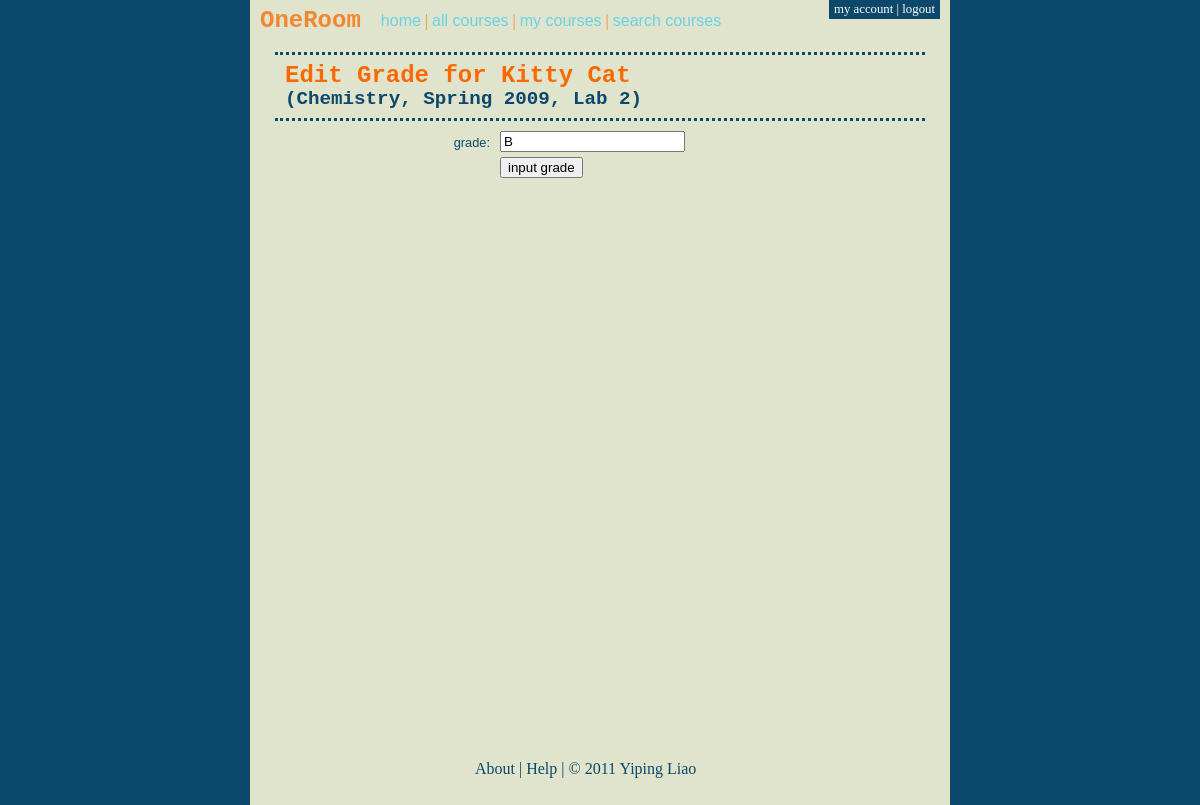
Screenshot of /grade_edit.php?assignment_id=8&course_id=5&student_id=6 (signed in) with the database file from the repository.
### tables this page shows
CREATE TABLE `oneroom_users` (
  `id` int(11) NOT NULL AUTO_INCREMENT,
  `first_name` varchar(30) NOT NULL,
  `last_name` varchar(30) NOT NULL,
  `username` varchar(20) DEFAULT NULL,
  `email` varchar(50) NOT NULL,
  `user_type` enum('teacher','student') NOT NULL,
  `password` varchar(40) NOT NULL,
  PRIMARY KEY (`id`)
);

CREATE TABLE `courses` (
  `course_id` int(11) NOT NULL AUTO_INCREMENT,
  `name` varchar(50) DEFAULT NULL,
  `year` char(4) DEFAULT NULL,
  `semester` varchar(10) DEFAULT NULL,
  `passcode` varchar(40) DEFAULT NULL,
  PRIMARY KEY (`course_id`)
);

CREATE TABLE `assignments` (
  `assignment_id` int(11) NOT NULL AUTO_INCREMENT,
  `name` varchar(35) DEFAULT NULL,
  `due_date` date DEFAULT NULL,
  `course_id` int(11) DEFAULT NULL,
  PRIMARY KEY (`assignment_id`),
  KEY `course_id` (`course_id`),
  CONSTRAINT `assignments_ibfk_1` FOREIGN KEY (`course_id`) REFERENCES `courses` (`course_id`) ON DELETE CASCADE
);

CREATE TABLE `grades` (
  `grade_id` int(11) NOT NULL AUTO_INCREMENT,
  `grade` varchar(15) DEFAULT NULL,
  `assignment_id` int(11) DEFAULT NULL,
  `student_id` int(11) DEFAULT NULL,
  PRIMARY KEY (`grade_id`),
  KEY `student_id` (`student_id`),
  KEY `assignment_id` (`assignment_id`),
  CONSTRAINT `grades_ibfk_3` FOREIGN KEY (`assignment_id`) REFERENCES `assignments` (`assignment_id`) ON DELETE CASCADE,
  CONSTRAINT `grades_ibfk_2` FOREIGN KEY (`student_id`) REFERENCES `oneroom_users` (`id`)
);

### utils.php (called while the page is built, shortened)
<?php
  function get_user_full_name($dbc, $user_id) {
    $query = "SELECT first_name, last_name FROM oneroom_users WHERE
              id = '$user_id'";
    $result = mysqli_query($dbc, $query) or redirect('500.php');
    if (mysqli_num_rows($result) == 1) {
      $row = mysqli_fetch_array($result);
    } else {
      redirect('500.php');
    }
    $user_full_name = array();
    $user_full_name['first_name'] = $row['first_name'];
    $user_full_name['last_name'] = $row['last_name'];
    return $user_full_name;
  }
  function get_course_full_name($dbc, $course_id) {
    $query = "SELECT name, semester, year FROM courses WHERE
              course_id = '$course_id'";
    $result = mysqli_query($dbc, $query) or redirect('500.php');
    if (mysqli_num_rows($result) == 1) {
        $row = mysqli_fetch_array($result);
    } else {
      redirect('500.php');
    }
    $course_full_name = array();
    $course_full_name['name'] = $row['name'];
    $course_full_name['semester'] = $row['semester'];
    $course_full_name['year'] = $row['year'];
    return $course_full_name;
  }
  function get_assignment_info($dbc, $assignment_id) {
    $query = "SELECT name, due_date, course_id FROM assignments WHERE
              assignment_id = '$assignment_id'";
    $result = mysqli_query($dbc, $query) or redirect('500.php');
    if (mysqli_num_rows($result) == 1) {
        $row = mysqli_fetch_array($result);
    } else {
      redirect('500.php');
    }
    $assignment_info = array();
    $assignment_info['name'] = $row['name'];
    $assignment_info['course_id'] = $row['course_id'];
    $due_date = array();
    $due_date_exploded = explode('-', $row['due_date']);
    $assignment_info['due_date_string'] = $due_date_exploded[1] . '/' .
                                          $due_date_exploded[2] . '/' .
                                          $due_date_exploded[0];
    $due_date['year'] = $due_date_exploded[0];
    $due_date['day'] = $due_date_exploded[2];
    $month = $due_date_exploded[1];
    switch ($month) {
      case 1:
        $due_date['month'] = 'Jan.';
        break;
    }
    $assignment_info['due_date'] = $due_date;
    return $assignment_info;
  }

### grade_edit.php (the view, shortened to what this page needs)
<?php
  require_once('init_page.php');
  if (!$is_teacher) {
    redirect('nopermissions.php');
  } else {
    if (isset($_POST['submit'])) {
      $assignment_id = $_SESSION['assignment_id'];
      $course_id = $_SESSION['course_id'];
      $student_id = $_SESSION['student_id'];
      $grade_id = $_SESSION['grade_id'];
    } else {
      $assignment_id = $_GET['assignment_id'];
      $student_id = $_GET['student_id'];
      $course_id = $_GET['course_id'];
    }
    $assignment_info = get_assignment_info($dbc, $assignment_id);
    $name = $assignment_info['name'];
    $course_full_name = get_course_full_name($dbc, $course_id);
    $course_name = $course_full_name['name'];
    $course_semester = $course_full_name['semester'];
    $course_year = $course_full_name['year'];
    $student_name = get_user_full_name($dbc, $student_id);
    $first_name = $student_name['first_name'];
    $last_name = $student_name['last_name'];
    $query = "SELECT * FROM courses_teachers WHERE
                course_id = '$course_id' and teacher_id = '$user_id'";
  }
  if (isset($_POST['submit'])) {
    $grade = mysqli_real_escape_string($dbc, trim($_POST['grade']));
    $form_errors = array();
    $field_required_string = '<ul><li>This field is required.</li></ul>';
    if (empty($grade)) {
      $form_errors['grade'] = $field_required_string;
    }
    if (empty($form_errors)) {
      if ($grade_id == 0) {
        $query = "INSERT INTO grades (assignment_id, student_id, grade)
                  VALUES ('$assignment_id', '$student_id', '$grade')";
      } else {
        $query = "UPDATE grades SET grade = '$grade'
                  WHERE grade_id = '$grade_id'";
      }
      $result = mysqli_query($dbc, $query) or redirect('500.php');
      $_SESSION['assignment_id'] = $assignment_id;
      $_SESSION['course_id'] = $course_id;
      $_SESSION['student_id'] = $student_id;
      redirect('grade_edit_success.php');
    }
  } else {
    $query = "SELECT grade, grade_id FROM grades
              WHERE student_id=$student_id and assignment_id=$assignment_id";
    $result = mysqli_query($dbc, $query) or redirect('500.php');
    $row = mysqli_fetch_array($result);
    if (mysqli_num_rows($result) == 1) {
      $grade = $row['grade'];
    } else {
      $grade = '';
      $grade_id = 0;
    }
  }
  require_once('oneroom_header.php');
?>
<div id="content">
  <div id="content-heading">
    <?php
      echo '<h1>Edit Grade for ';
      echo "$first_name $last_name <br />";
      echo "<span class=\"paren\">";
      echo "($course_name, $course_semester $course_year, $name)</span>";
      echo '</h1>';
    ?>
  </div>
  <div id="content-body">
    <form method="post" action="<?php echo $_SERVER['PHP_SELF']; ?>">
      <label for="grade">grade:</label>
      <input type="text" id="grade" name="grade"
             value="<?php echo $grade; ?>" /><br />
      <input type="submit" value="input grade" id="submit" name="submit" />
    </form>
  </div>
</div>
<?php
  require_once('oneroom_footer.php');
?>

### stylesheets/style.css (style rules this page uses)
html, body, h1, h2, h3, h4, h5, h6, p, ol, ul, li, pre, code, address, variable, form, fieldset, blockquote { padding: 0; margin: 0; font-size: 100%; font-weight: normal; }
body { background-color: #0B486B; }
html, body { height: 100%; }
#content { margin: 0px 25px 15px 25px; }
#content-heading { margin-bottom: 5px; padding: 10px 10px 10px 10px; line-height: 0.9; border-top-style: dotted; border-top-color: #0B486B; border-bottom-style: dotted; border-bottom-color: #0B486B; }
#content-heading h1 { color: #FA6900; font-family: "Courier New", Courier, monospace; font-weight: bold; font-size: 1.5em; }
#content-heading h1 .paren { font-size: 0.8em; color: #0B486B; font-family: "Courier New", Courier, monospace; font-weight: bold; }
#content-body { line-height: 1.2; color: #031634; font-family: "Trebuchet MS", Arial, Helvetica, sans-serif; padding: 5px 15px 5px 15px; }
form label { float: left; width: 200px; margin-right: 10px; text-align: right; color: #0B486B; font-size: 0.8em; text-transform: lowercase; padding-top: 4px; }
#submit { margin-left: 210px; margin-top: 5px; }

### rows the page displays
oneroom_users: first_name "Kitty", last_name "Cat"
courses: name "Chemistry", semester "Spring", year "2009"
assignments: name "Lab 2"
grades: grade "B"
